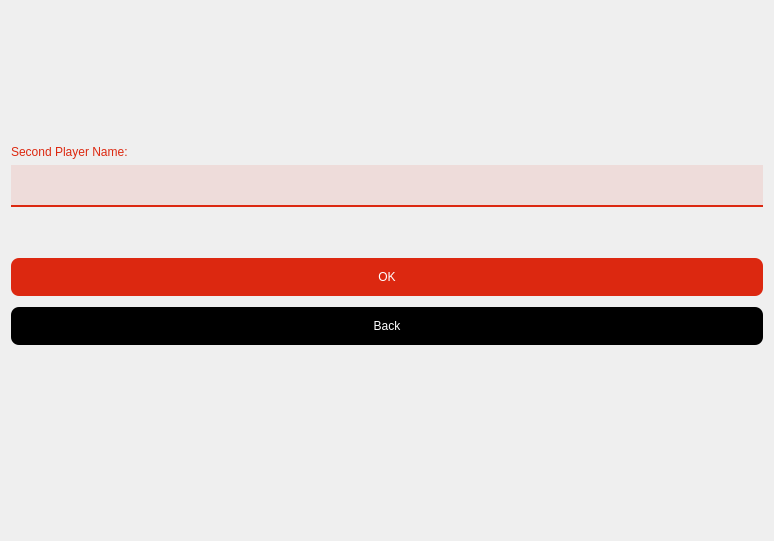
      <widget class="QWidget" name="Player2_Page">
       <layout class="QFormLayout" name="formLayout_2">
        <item row="1" column="0" colspan="2">
         <layout class="QGridLayout" name="gridLayout_9">
          <item row="2" column="0">
           <spacer name="verticalSpacer_17">
            <property name="orientation">
             <enum>Qt::Vertical</enum>
            </property>
            <property name="sizeHint" stdset="0">
             <size>
              <width>20</width>
              <height>40</height>
             </size>
            </property>
           </spacer>
          </item>
          <item row="4" column="0">
           <widget class="QPushButton" name="Player2_backb">
            <property name="styleSheet">
             <string notr="true">color: rgb(255, 255, 255);
background-color: rgb(0, 0, 0);
border: none;
font: 12pt &quot;My Puma&quot;;
padding: 12px 15px;
border-radius: 8px;
margin-bottom: 5px;
cursor: pointer</string>
            </property>
            <property name="text">
             <string>Back</string>
            </property>
           </widget>
          </item>
          <item row="1" column="0">
           <widget class="QLineEdit" name="Player2_lineedit">
            <property name="styleSheet">
             <string notr="true">font: 12pt &quot;My Puma&quot;;
padding: 12px 15px;
border: none;
border-bottom: 2px solid rgb(220, 40, 16);
color: #fff;
background-color: rgba(220, 40, 16, 0.1);
margin-bottom: 5px</string>
            </property>
           </widget>
          </item>
          <item row="3" column="0">
           <widget class="QPushButton" name="pushButton_SignUp_2">
            <property name="styleSheet">
             <string notr="true">color: rgb(255, 255, 255);
background-color: rgb(220, 40, 16);
border: none;
font: 12pt &quot;My Puma&quot;;
padding: 12px 15px;
border-radius: 8px;
margin-bottom: 5px;
cursor: pointer</string>
            </property>
            <property name="text">
             <string>OK</string>
            </property>
           </widget>
          </item>
          <item row="0" column="0">
           <widget class="QLabel" name="label_2">
            <property name="styleSheet">
             <string notr="true">
font: 12pt &quot;My Puma&quot;;
color: rgb(220, 40, 16)</string>
            </property>
            <property name="text">
             <string>Second Player Name:</string>
            </property>
           </widget>
          </item>
         </layout>
        </item>
        <item row="2" column="1">
         <spacer name="verticalSpacer_18">
          <property name="orientation">
           <enum>Qt::Vertical</enum>
          </property>
          <property name="sizeHint" stdset="0">
           <size>
            <width>746</width>
            <height>174</height>
           </size>
          </property>
         </spacer>
        </item>
        <item row="0" column="1">
         <spacer name="verticalSpacer_16">
          <property name="orientation">
           <enum>Qt::Vertical</enum>
          </property>
          <property name="sizeHint" stdset="0">
           <size>
            <width>20</width>
            <height>128</height>
           </size>
          </property>
         </spacer>
        </item>
       </layout>
      </widget>
